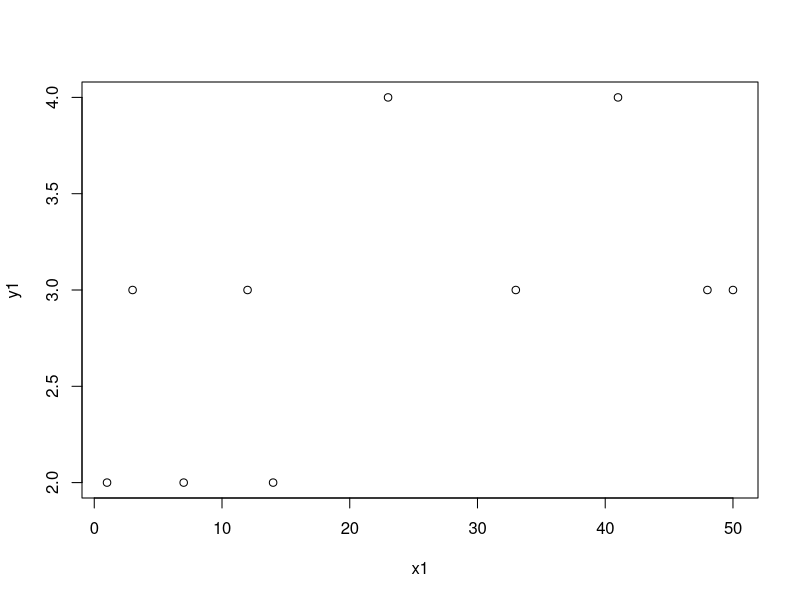
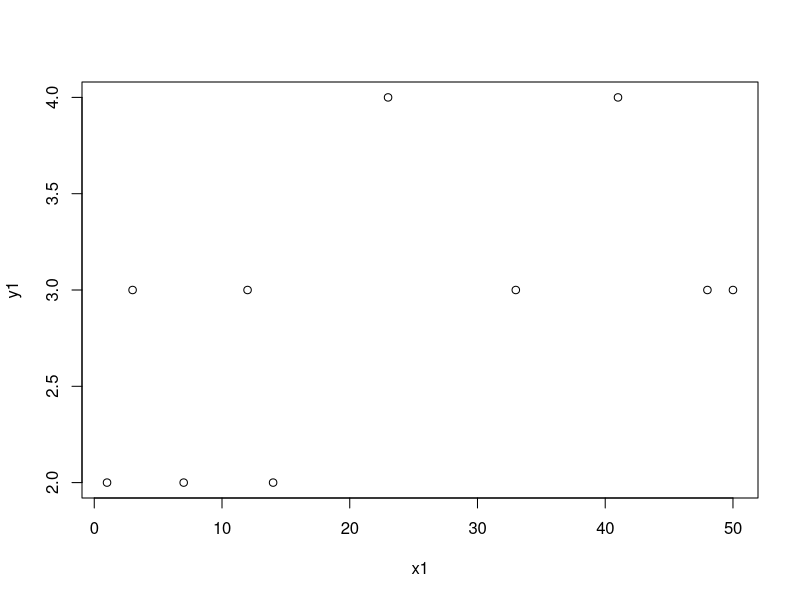
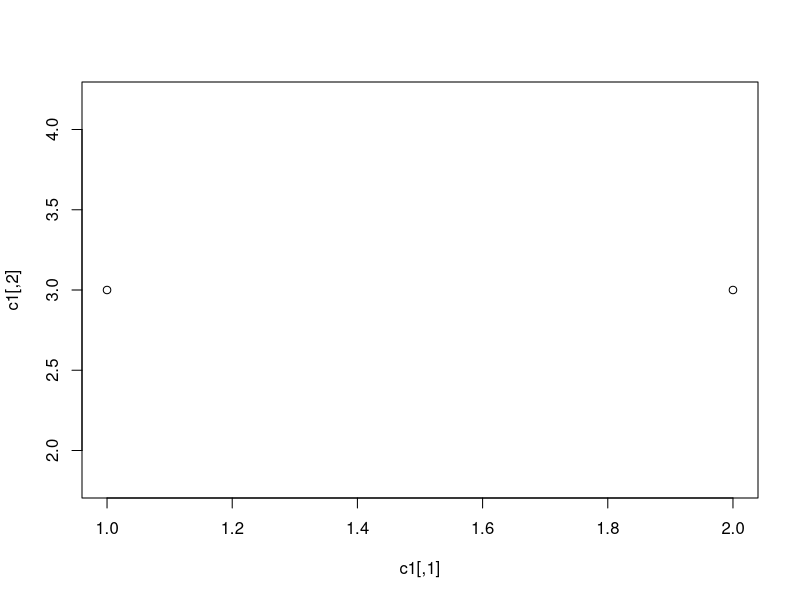
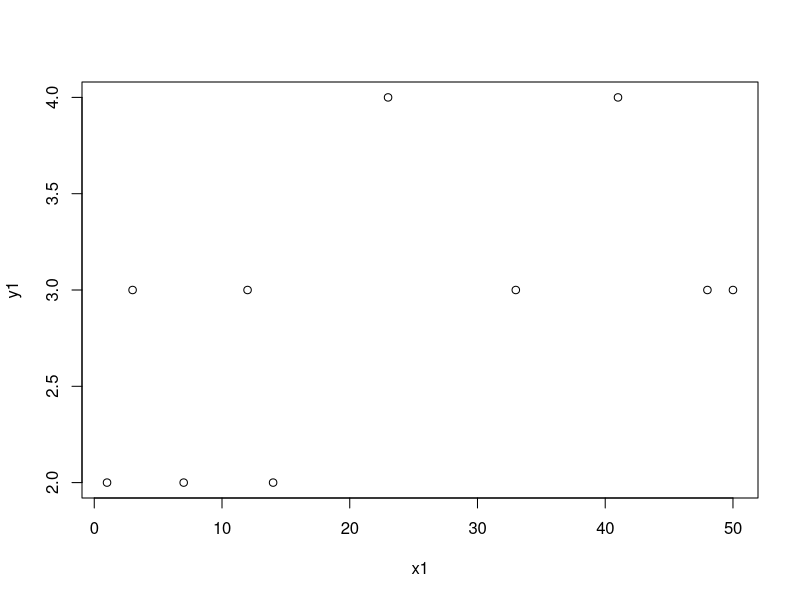
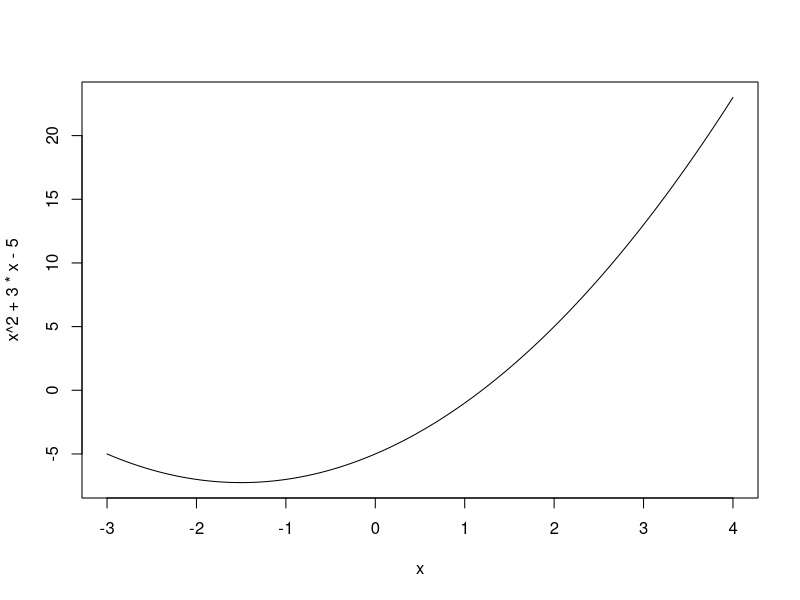

Generate these figures, in order, with R:
#Oblicz
sin(2*pi)
cos(3/4)
tan(pi)
tan(sin(pi)/cos(pi))
log(100, 10)
log(15)
log(1/7,7)
exp(3)
64^(1/3)

#wektory
wektor = seq(1,10)
x = seq(2,20,by=2)
length(x)
y = rev(x) #reverse
x*x
x^2
sqrt(sum(x^2)) #dlugosc euklidesowa
t(x)%*%y #mnozenie transpozycji przez wektor
x%*%t(y)

wektor2 = seq(5,10,length=13) 
wektor2
z = c(1,2)
z1 = rep(c(1,2), times=5) #5ciokrotna replikacja z
z2 = rep(c(1,2), each=5) #5ciokrotna replikacja skladowych z
z1 + 4
z3 = z2[-c(length(z2))] #usuniecie ostatniej
c = z1 + z3
d = z1[z1>1]

#macierz
A = rbind(c(2,3,0),c(1,-1,2),c(1,1,-1))
A^2
A%*%A
t(A)
det(A)
solve(A)
b = A[3,]
x1 = c(1,3,7,12,14,23,33,41,48,50)
y1 = c
plot(x1,y1)
f = data.frame(x1,y1)
plot(f)
c1 = rbind(x1,y1)
c2 = cbind(x1,y1)
plot(c1)
plot(c2)

curve(x^2+3*x-5, from = -3, to = 4 )

sum(diag(A))